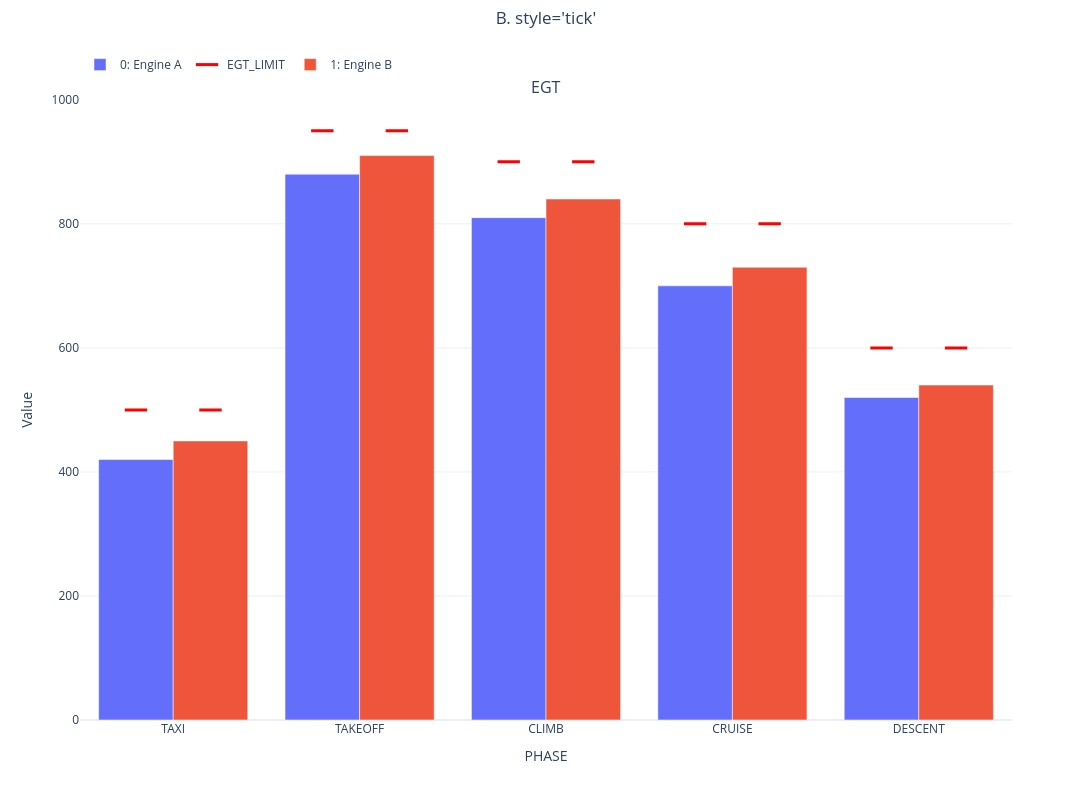

Notebook source saved alongside this figure:
### Markdown cell above
## B. `style='tick'` — a dash at the value

`nb.var_format(col, style='tick')` swaps the symbol for a horizontal dash that sits
over its own bar (bullet-chart "target" look). All the other `var_format` keys still
apply — here the column is also pinned red, which gives it a single shared legend
entry (the usual behavior for explicitly styled overlay columns).

### Code cell
uc_tick = build()
uc_tick.var_format('EGT_LIMIT', style='tick', color='red')
fig = uc_tick.bar(x='PHASE', y='EGT', markers='EGT_LIMIT',
                  suptitle="B. style='tick'")

tr = caps_of(fig, 'EGT_LIMIT')
check(all(t.marker.symbol == 'line-ew' for t in tr), 'tick renders as a horizontal dash')
check(all(t.error_y.array is None for t in tr), 'tick has no stem')
fig.show()

### Figure 1 — Plotly figure (JSON) as saved in the notebook; plotly's stock layout.template omitted (floating-point values rounded to 4 significant figures)
{"data": [{"alignmentgroup": "bars", "legendgroup": "group_0", "marker": {"color": "#636EFA"}, "name": "0: Engine A", "offsetgroup": "set_0", "opacity": 1, "showlegend": true, "type": "bar", "x": ["TAXI", "TAKEOFF", "CLIMB", "CRUISE", "DESCENT"], "xaxis": "x", "y": [420, 880, 810, 700, 520], "yaxis": "y"}, {"alignmentgroup": "bars", "hovertemplate": "<b>Engine A</b><br>PHASE: %{x}<br>EGT_LIMIT: %{y:.4g}<extra></extra>", "legendgroup": "marker_EGT_LIMIT", "marker": {"color": "red", "line": {"color": "red", "width": 3}, "opacity": 1, "size": 16, "symbol": "line-ew"}, "mode": "markers", "name": "EGT_LIMIT", "offsetgroup": "set_0", "showlegend": true, "type": "scatter", "x": ["TAXI", "TAKEOFF", "CLIMB", "CRUISE", "DESCENT"], "xaxis": "x", "y": [500, 950, 900, 800, 600], "yaxis": "y"}, {"alignmentgroup": "bars", "legendgroup": "group_1", "marker": {"color": "#EF553B"}, "name": "1: Engine B", "offsetgroup": "set_1", "opacity": 1, "showlegend": true, "type": "bar", "x": ["TAXI", "TAKEOFF", "CLIMB", "CRUISE", "DESCENT"], "xaxis": "x", "y": [450, 910, 840, 730, 540], "yaxis": "y"}, {"alignmentgroup": "bars", "hovertemplate": "<b>Engine B</b><br>PHASE: %{x}<br>EGT_LIMIT: %{y:.4g}<extra></extra>", "legendgroup": "marker_EGT_LIMIT", "marker": {"color": "red", "line": {"color": "red", "width": 3}, "opacity": 1, "size": 16, "symbol": "line-ew"}, "mode": "markers", "name": "EGT_LIMIT", "offsetgroup": "set_1", "showlegend": false, "type": "scatter", "x": ["TAXI", "TAKEOFF", "CLIMB", "CRUISE", "DESCENT"], "xaxis": "x", "y": [500, 950, 900, 800, 600], "yaxis": "y"}], "layout": {"annotations": [{"font": {"size": 16}, "showarrow": false, "text": "EGT", "x": 0.5, "xanchor": "center", "xref": "paper", "y": 1.0, "yanchor": "bottom", "yref": "paper"}], "barmode": "group", "height": 800, "legend": {"orientation": "h", "x": 0, "xanchor": "left", "y": 0.9374, "yanchor": "top", "yref": "container"}, "margin": {"t": 88.1}, "scattermode": "group", "showlegend": true, "title": {"text": "B. style='tick'", "x": 0.5, "xanchor": "center", "y": 0.985, "yanchor": "top", "yref": "container"}, "width": 1200, "xaxis": {"anchor": "y", "domain": [0.0, 1.0], "title": {"text": "PHASE"}}, "yaxis": {"anchor": "x", "domain": [0.0, 1.0], "title": {"text": "Value"}}}}
